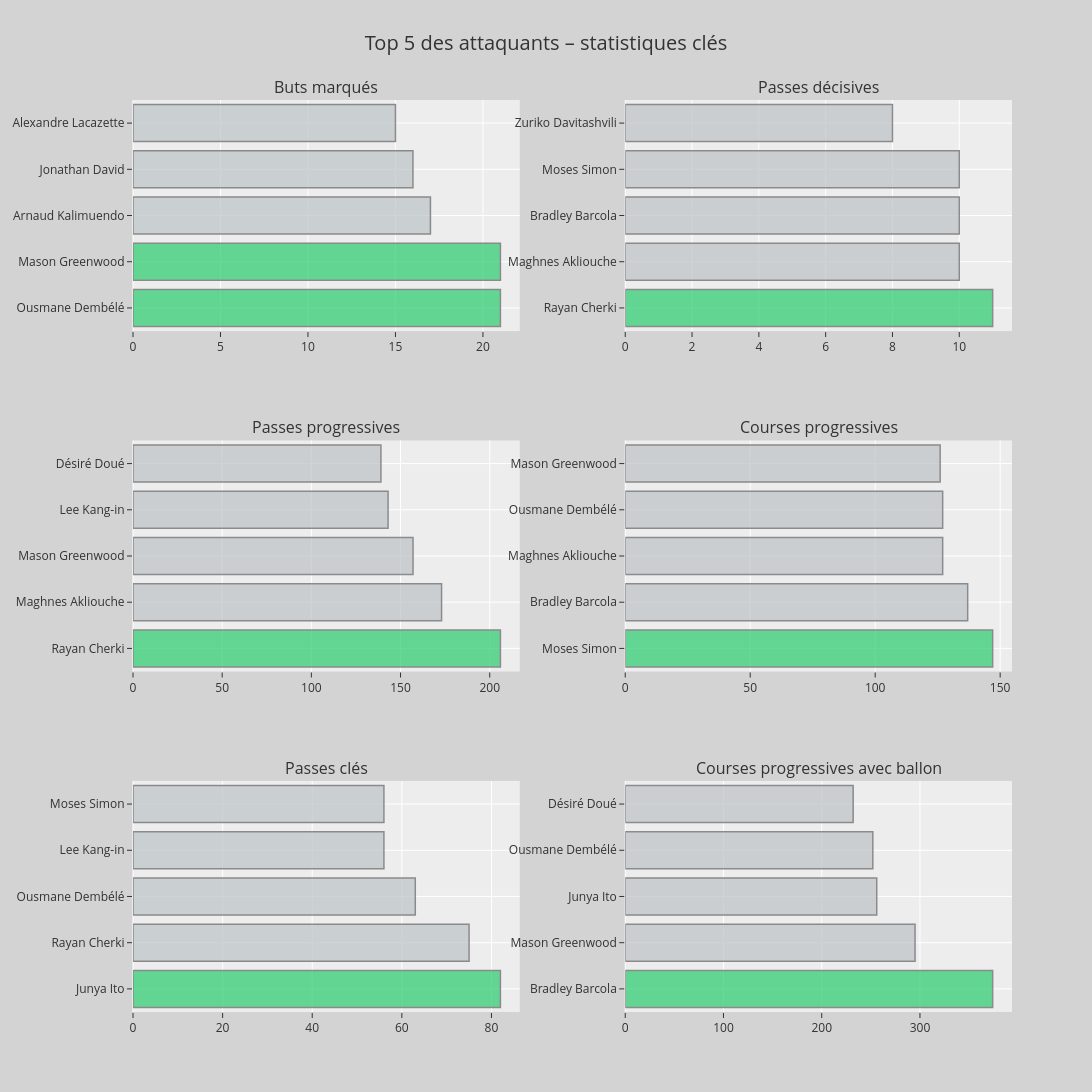

Write notebook code for a chart like this one.
### Code cell
from plotly.subplots import make_subplots
import plotly.graph_objects as go

# Attaquants avec au moins 17 apparitions en Ligue 1
forwards = ligue1[(ligue1['Pos']=='Forward') & (ligue1['MP']>=17)]

# Statistiques & titres en français
stats = ['Gls', 'Ast', 'PrgP', 'PrgC', 'KP', 'PrgR']
titles_fr = [
    'Buts marqués',
    'Passes décisives',
    'Passes progressives',
    'Courses progressives',
    'Passes clés',
    'Courses progressives avec ballon'
]

# 4×2 (dernier emplacement vide)
fig = make_subplots(
    rows=3, cols=2,
    subplot_titles=titles_fr + [''],
    horizontal_spacing=0.12,
    vertical_spacing=0.12
)

for i, stat in enumerate(stats):
    top5 = forwards.nlargest(5, stat)
    r, c = i//2 + 1, i%2 + 1
    colors = [
        'rgba(46,204,113,0.8)' if v==top5[stat].max() else 'rgba(189,195,199,0.8)'
        for v in top5[stat]
    ]
    fig.add_trace(
        go.Bar(
            y=top5['Player'],
            x=top5[stat],
            orientation='h',
            hovertext=top5['Squad'],
            marker=dict(color=colors, line=dict(color='gray', width=1.5)),
            opacity=0.9
        ),
        row=r, col=c
    )

fig.update_layout(
    title_text="Top 5 des attaquants – statistiques clés",
    title_x=0.5,
    titlefont=dict(size=20),
    showlegend=False,
    width=1300,
    height=1400,
    template='ggplot2',
    paper_bgcolor='lightgray'
)

fig.show()

### Figure 1 — Plotly figure (JSON) as saved in the notebook; plotly's stock layout.template omitted (floating-point values rounded to 4 significant figures)
{"data": [{"hovertext": ["Paris S-G", "Marseille", "Rennes", "Lille", "Lyon"], "marker": {"color": ["rgba(46,204,113,0.8)", "rgba(46,204,113,0.8)", "rgba(189,195,199,0.8)", "rgba(189,195,199,0.8)", "rgba(189,195,199,0.8)"], "line": {"color": "gray", "width": 1.5}}, "opacity": 0.9, "orientation": "h", "type": "bar", "x": [21, 21, 17, 16, 15], "xaxis": "x", "y": ["Ousmane Dembélé", "Mason Greenwood", "Arnaud Kalimuendo", "Jonathan David", "Alexandre Lacazette"], "yaxis": "y"}, {"hovertext": ["Lyon", "Monaco", "Paris S-G", "Nantes", "Saint-Étienne"], "marker": {"color": ["rgba(46,204,113,0.8)", "rgba(189,195,199,0.8)", "rgba(189,195,199,0.8)", "rgba(189,195,199,0.8)", "rgba(189,195,199,0.8)"], "line": {"color": "gray", "width": 1.5}}, "opacity": 0.9, "orientation": "h", "type": "bar", "x": [11, 10, 10, 10, 8], "xaxis": "x2", "y": ["Rayan Cherki", "Maghnes Akliouche", "Bradley Barcola", "Moses Simon", "Zuriko Davitashvili"], "yaxis": "y2"}, {"hovertext": ["Lyon", "Monaco", "Marseille", "Paris S-G", "Paris S-G"], "marker": {"color": ["rgba(46,204,113,0.8)", "rgba(189,195,199,0.8)", "rgba(189,195,199,0.8)", "rgba(189,195,199,0.8)", "rgba(189,195,199,0.8)"], "line": {"color": "gray", "width": 1.5}}, "opacity": 0.9, "orientation": "h", "type": "bar", "x": [206, 173, 157, 143, 139], "xaxis": "x3", "y": ["Rayan Cherki", "Maghnes Akliouche", "Mason Greenwood", "Lee Kang-in", "Désiré Doué"], "yaxis": "y3"}, {"hovertext": ["Nantes", "Paris S-G", "Monaco", "Paris S-G", "Marseille"], "marker": {"color": ["rgba(46,204,113,0.8)", "rgba(189,195,199,0.8)", "rgba(189,195,199,0.8)", "rgba(189,195,199,0.8)", "rgba(189,195,199,0.8)"], "line": {"color": "gray", "width": 1.5}}, "opacity": 0.9, "orientation": "h", "type": "bar", "x": [147, 137, 127, 127, 126], "xaxis": "x4", "y": ["Moses Simon", "Bradley Barcola", "Maghnes Akliouche", "Ousmane Dembélé", "Mason Greenwood"], "yaxis": "y4"}, {"hovertext": ["Reims", "Lyon", "Paris S-G", "Paris S-G", "Nantes"], "marker": {"color": ["rgba(46,204,113,0.8)", "rgba(189,195,199,0.8)", "rgba(189,195,199,0.8)", "rgba(189,195,199,0.8)", "rgba(189,195,199,0.8)"], "line": {"color": "gray", "width": 1.5}}, "opacity": 0.9, "orientation": "h", "type": "bar", "x": [82, 75, 63, 56, 56], "xaxis": "x5", "y": ["Junya Ito", "Rayan Cherki", "Ousmane Dembélé", "Lee Kang-in", "Moses Simon"], "yaxis": "y5"}, {"hovertext": ["Paris S-G", "Marseille", "Reims", "Paris S-G", "Paris S-G"], "marker": {"color": ["rgba(46,204,113,0.8)", "rgba(189,195,199,0.8)", "rgba(189,195,199,0.8)", "rgba(189,195,199,0.8)", "rgba(189,195,199,0.8)"], "line": {"color": "gray", "width": 1.5}}, "opacity": 0.9, "orientation": "h", "type": "bar", "x": [374, 295, 256, 252, 232], "xaxis": "x6", "y": ["Bradley Barcola", "Mason Greenwood", "Junya Ito", "Ousmane Dembélé", "Désiré Doué"], "yaxis": "y6"}], "layout": {"annotations": [{"font": {"size": 16}, "showarrow": false, "text": "Buts marqués", "x": 0.22, "xanchor": "center", "xref": "paper", "y": 1, "yanchor": "bottom", "yref": "paper"}, {"font": {"size": 16}, "showarrow": false, "text": "Passes décisives", "x": 0.78, "xanchor": "center", "xref": "paper", "y": 1, "yanchor": "bottom", "yref": "paper"}, {"font": {"size": 16}, "showarrow": false, "text": "Passes progressives", "x": 0.22, "xanchor": "center", "xref": "paper", "y": 0.6267, "yanchor": "bottom", "yref": "paper"}, {"font": {"size": 16}, "showarrow": false, "text": "Courses progressives", "x": 0.78, "xanchor": "center", "xref": "paper", "y": 0.6267, "yanchor": "bottom", "yref": "paper"}, {"font": {"size": 16}, "showarrow": false, "text": "Passes clés", "x": 0.22, "xanchor": "center", "xref": "paper", "y": 0.2533, "yanchor": "bottom", "yref": "paper"}, {"font": {"size": 16}, "showarrow": false, "text": "Courses progressives avec ballon", "x": 0.78, "xanchor": "center", "xref": "paper", "y": 0.2533, "yanchor": "bottom", "yref": "paper"}], "height": 1400, "paper_bgcolor": "lightgray", "showlegend": false, "title": {"font": {"size": 20}, "text": "Top 5 des attaquants – statistiques clés", "x": 0.5}, "width": 1300, "xaxis": {"anchor": "y", "domain": [0, 0.44]}, "xaxis2": {"anchor": "y2", "domain": [0.56, 1]}, "xaxis3": {"anchor": "y3", "domain": [0, 0.44]}, "xaxis4": {"anchor": "y4", "domain": [0.56, 1]}, "xaxis5": {"anchor": "y5", "domain": [0, 0.44]}, "xaxis6": {"anchor": "y6", "domain": [0.56, 1]}, "yaxis": {"anchor": "x", "domain": [0.7467, 1]}, "yaxis2": {"anchor": "x2", "domain": [0.7467, 1]}, "yaxis3": {"anchor": "x3", "domain": [0.3733, 0.6267]}, "yaxis4": {"anchor": "x4", "domain": [0.3733, 0.6267]}, "yaxis5": {"anchor": "x5", "domain": [0, 0.2533]}, "yaxis6": {"anchor": "x6", "domain": [0, 0.2533]}}}
